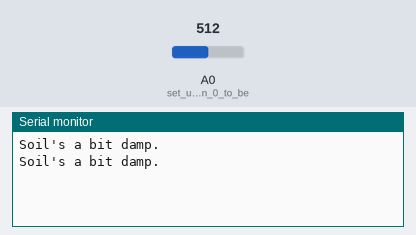
The sketch below on a simulated Arduino Uno, built with avr-gcc and run on an emulated ATmega328P. Parts: the last lines printed to the serial monitor. Inputs (shaded band) come from the test bench; at power-on: A0 (set_up_analog_pin_0_to_be) = 512.

Above: at 4.8 s.
4.9 s: A0 (set_up_analog_pin_0_to_be) set to 410
At 9.5 s:
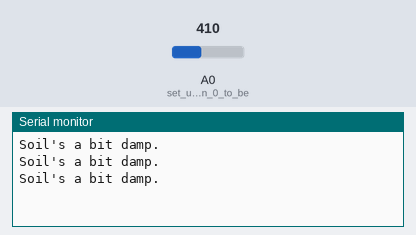
9.9 s: A0 (set_up_analog_pin_0_to_be) set to 383
At 12.5 s:
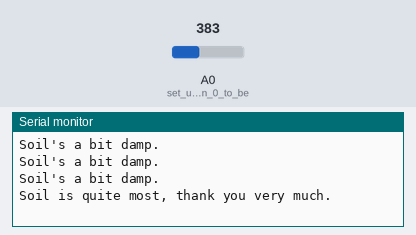
25.5 s: A0 (set_up_analog_pin_0_to_be) set to 981
At 28.4 s:
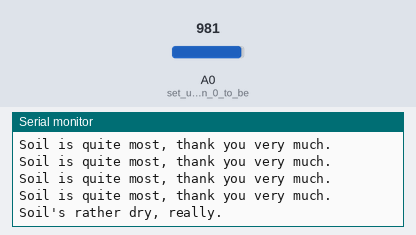
30.5 s: A0 (set_up_analog_pin_0_to_be) set to 1017
At 32.6 s:
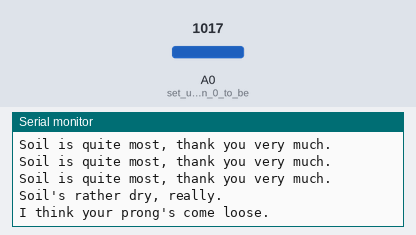

Measured:
- the behaviour switches between 400 and 399 on A0 (set_up_analog_pin_0_to_be) (found by bisection; images 1 and 2)
- the behaviour switches between 999 and 1000 on A0 (set_up_analog_pin_0_to_be) (found by bisection; images 3 and 4)
- after the input at 9.9 s, the serial monitor: prints a new line after 2.1 s (image 2)
- after the input at 25.5 s, the serial monitor: prints a new line after 2.5 s (image 3)
- after the input at 30.5 s, the serial monitor: prints a new line after 1.5 s (image 4)

The sketch:

Hygrometer_Distributable.ino
```cpp
//Author: Alex R. Delp, April 19, 2014
//YL-38 Hygrometer Code

void setup()
{
  Serial.begin(9600);
  pinMode(A0, INPUT); //set up analog pin 0 to be input
}

void loop()
{
  int s = analogRead(A0); //take a sample

  //greater than 1000, probably not touching anything
  if(s >= 1000)
  { Serial.println("I think your prong's come loose."); }
  if(s < 1000 && s >= 650)
  //less than 1000, greater than 650, dry soil
  { Serial.println("Soil's rather dry, really."); }
  if(s < 650 && s >= 400)
  //less than 650, greater than 400, somewhat moist
  { Serial.println("Soil's a bit damp."); }
  if(s < 400)
  //less than 400, quite moist
  Serial.println("Soil is quite most, thank you very much.");

  delay(4000); //How often do you really need to take this reading?
}
```
